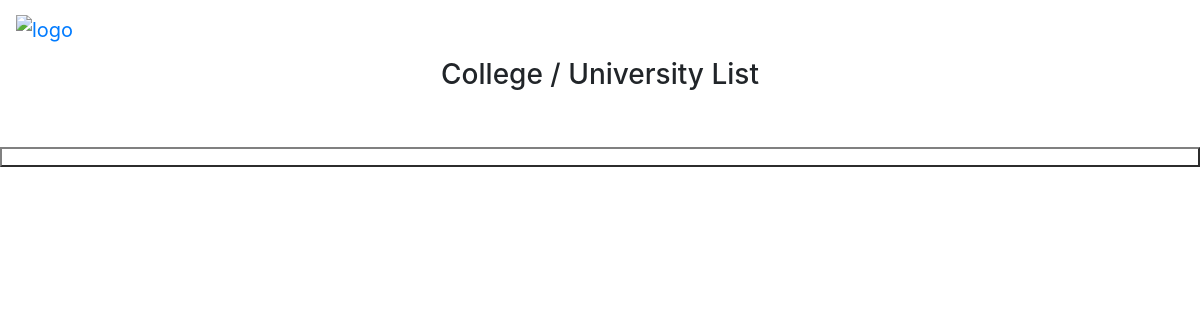
The page /college/college_list on the database as committed earlier.
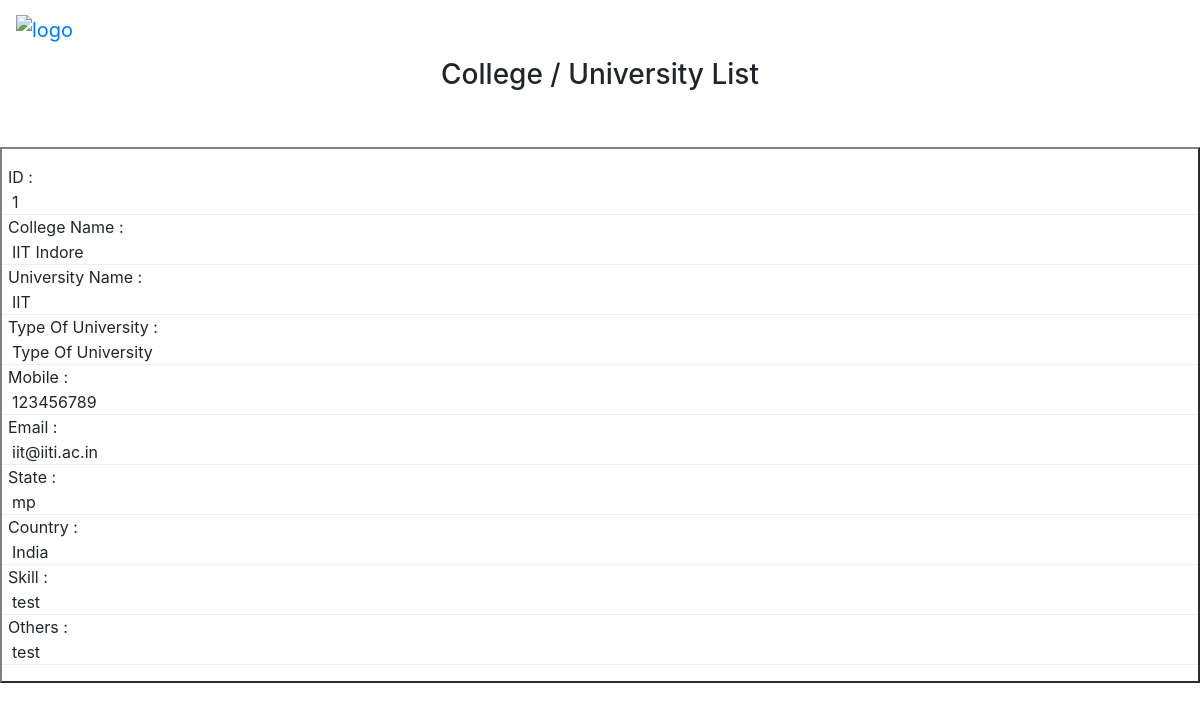
The same page on the database as committed later.
### loginRegister/models.py (models this page shows)
class college(models.Model):
    college_id = models.AutoField(primary_key=True)
    college_name = models.CharField(max_length=100)
    university_name = models.CharField(max_length=100)
    email = models.EmailField(max_length=100, unique=True)
    phone = models.BigIntegerField()
    country = models.CharField(max_length=100)
    state = models.CharField(max_length=100)
    skill_set = models.CharField(max_length=100)
    description = models.TextField()
    profileImg = models.CharField(max_length=100, default='photo.jpg')
    date_of_reg = models.DateTimeField(default=timezone.now)
    password = models.CharField(max_length=100)

### loginRegister/views.py (the view)
# urls.py: path('college/college_list', loginviews.college_list, name='college_list'),
def college_list(request):
    college_data = college.objects.all()
    return render(request, 'college_list.html', {'colleges': college_data})

### loginRegister/templates/college_list.html (shortened to what this page needs)
{% load static %}
<!DOCTYPE html>
<html xmlns="http://www.w3.org/1999/xhtml"
      xmlns:th="http://www.thymeleaf.org">
<head>
  		<link rel="stylesheet" href="https://maxcdn.bootstrapcdn.com/bootstrap/4.4.1/css/bootstrap.min.css">
</head>
<body>
<nav class="navbar navbar-expand-sm">
  <a class="navbar-brand" href="/admin/admin_successLogin">
    <img src="{% static 'images/Caramel-Horz.png' %}" alt="logo" style="width:240px; height:65px; margin:0px 0px 0px 0px;">
  </a>
 </nav>
<div align="center">
    <h3>College / University List</h3>
    <br/><br/>
    <table role="table"  border="2px 1px 1px 1px solid"  cellpadding="10px">
        <tbody  role="rowgroup">
		{% for college in colleges %}
          <tr role="row">
            <tr th:each="college : ${listColleges}">
                <td role="cell" th:text="${college.id}">{{ college.college_id }}</td>
                <td role="cell" th:text="${college.collegeName}">{{  college.college_name }}</td>
                <td role="cell" th:text="${college.universityName}">{{  college.university_name }}</td>
                <td role="cell" th:text="${college.typeOfUniversity}">Type Of University</td>
                <td role="cell" th:text="${college.mobile}">{{ college.phone }}</td>
                <td role="cell" th:text="${college.email}">{{ college.email }}</td>
	            <td role="cell" th:text="${college.state}">{{ college.state }}</td>
                <td role="cell" th:text="${college.country}">{{ college.country }}</td>
                <td role="cell" th:text="${college.skill}">{{ college.skill_set }}</td>
                <td role="cell" th:text="${college.others}">{{ college.description }}</td>
            </tr>
		   </tr>
		{% endfor %}
        </tbody>
    </table>
</div>
</body>
</html>

Rows that differ between the two databases and show on the page:
added college: college_id "1", college_name "IIT Indore", university_name "IIT", phone "123456789", email "iit@iiti.ac.in", state "mp", country "India", skill_set "test", description "test"
